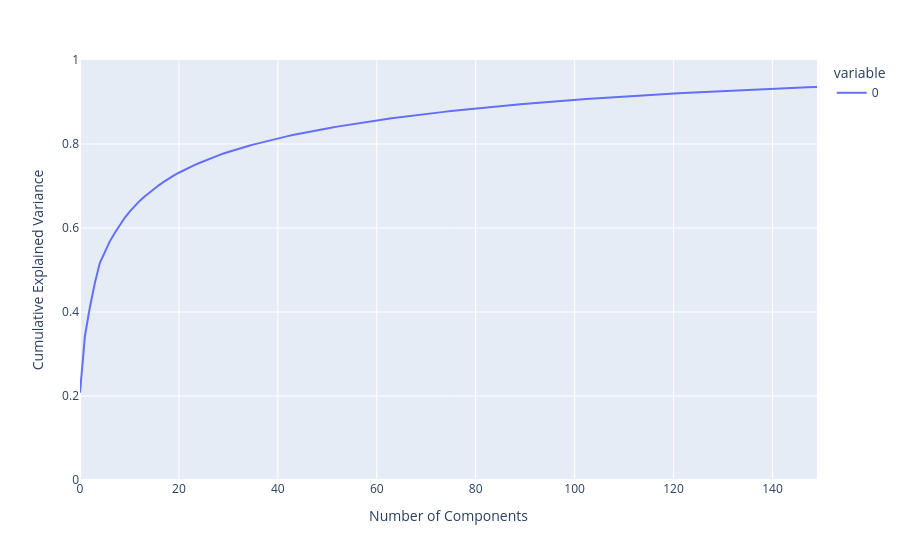

This figure's notebook cell:
### Markdown cell above
The results are very interesting, and give us insight into how the images vary: for example, the first few eigenfaces (from the top left) seem to be associated with the angle of lighting on the face, and later principal vectors seem to be picking out certain features, such as eyes, noses, and lips. Let's take a look at the cumulative variance of these components to see how much of the data information the projection is preserving:

### Code cell
cumulative_variance = np.cumsum(pca.explained_variance_ratio_)

fig = px.line(cumulative_variance)

fig.update_layout(
    xaxis_title='Number of Components',
    yaxis_title='Cumulative Explained Variance',
    yaxis=dict(range=[0, 1])
)

fig.show()

### Figure 1 — Plotly figure (JSON) as saved in the notebook; plotly's stock layout.template omitted (floating-point values rounded to 4 significant figures; data arrays with more than 128 entries replaced by an {"elided": "..."} marker saying what was removed)
{"data": [{"hovertemplate": "variable=0<br>index=%{x}<br>value=%{y}<extra></extra>", "legendgroup": "0", "line": {"color": "#636efa", "dash": "solid"}, "marker": {"symbol": "circle"}, "mode": "lines", "name": "0", "orientation": "v", "showlegend": true, "type": "scatter", "x": {"elided": "150 int values"}, "xaxis": "x", "y": {"elided": "150 float values"}, "yaxis": "y"}], "layout": {"legend": {"title": {"text": "variable"}, "tracegroupgap": 0}, "margin": {"t": 60}, "xaxis": {"anchor": "y", "domain": [0, 1], "title": {"text": "Number of Components"}}, "yaxis": {"anchor": "x", "domain": [0, 1], "range": [0, 1], "title": {"text": "Cumulative Explained Variance"}}}}
